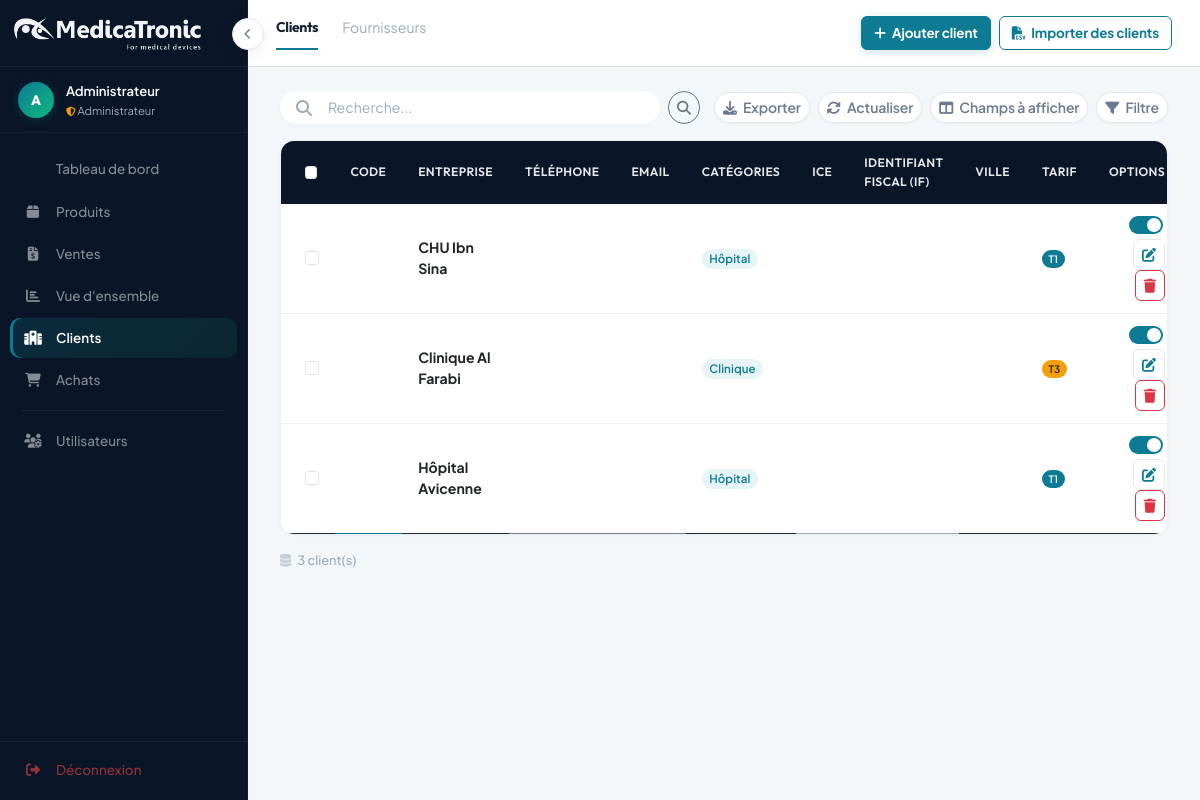
The page /clients (signed in) on the database its author committed.
### tables this page shows
CREATE TABLE clients (
    id   INTEGER PRIMARY KEY AUTOINCREMENT,
    nom  TEXT NOT NULL,
    type TEXT DEFAULT 'Hôpital'
, adresse TEXT, ville TEXT, telephone TEXT, email TEXT, code_client TEXT, ice TEXT, identifiant_fiscal TEXT, code_postal TEXT, region TEXT, pays TEXT DEFAULT "Maroc", gsm TEXT, contact TEXT, tarification TEXT DEFAULT "T1", categorie_client TEXT, latitude TEXT, longitude TEXT, adresse_facturation TEXT, ville_facturation TEXT, region_facturation TEXT, code_postal_facturation TEXT, pays_facturation TEXT, adresse_livraison TEXT, ville_livraison TEXT, region_livraison TEXT, code_postal_livraison TEXT, pays_livraison TEXT, actif INTEGER DEFAULT 1);

### app.py (the view)
@app.route('/clients')
@login_required
def clients_list():
    conn   = get_db_connection()
    search = request.args.get('search', '').strip()
    query  = 'SELECT * FROM clients WHERE (est_fournisseur IS NULL OR est_fournisseur = 0)'
    params = []
    if search:
        query += ' AND (nom LIKE ? OR code_client LIKE ? OR email LIKE ? OR telephone LIKE ? OR ville LIKE ? OR ice LIKE ?)'
        params = [f'%{search}%'] * 6
    query += ' ORDER BY nom'
    clients = conn.execute(query, params).fetchall()
    conn.close()
    return render_template('clients.html', clients=clients, search_query=search)

### app.py (called while the page is built)
def get_db_connection():
    conn = sqlite3.connect('database.db')
    conn.row_factory = sqlite3.Row
    conn.execute("PRAGMA foreign_keys = ON")
    return conn

def login_required(f):
    @functools.wraps(f)
    def decorated(*args, **kwargs):
        if 'user_id' not in session:
            return redirect(url_for('login', next=request.url))
        return f(*args, **kwargs)
    return decorated

### templates/clients.html (shortened to what this page needs)
<!DOCTYPE html>
<html lang="fr">
<head>
    <link href="https://cdn.jsdelivr.net/npm/bootstrap@5.3.0/dist/css/bootstrap.min.css" rel="stylesheet">
    <link rel="stylesheet" href="https://cdnjs.cloudflare.com/ajax/libs/font-awesome/6.4.0/css/all.min.css">
    <link rel="stylesheet" href="{{ url_for('static', filename='style.css') }}">
</head>
<body>
{% include '_sidebar.html' %}
<div class="main-content">
    <div class="bg-white border-bottom px-4 pt-3">
        <div class="d-flex justify-content-between align-items-center mb-3">
            <div class="d-flex gap-4 ms-1">
                <a href="{{ url_for('clients_list') }}" class="text-decoration-none fw-bold heading" style="color:var(--text); border-bottom:2px solid var(--primary); padding-bottom:10px; font-size:0.88rem;">Clients</a>
                <a href="{{ url_for('fournisseurs_list') }}" class="text-decoration-none" style="color:var(--text-tertiary); padding-bottom:10px; font-size:0.88rem;">Fournisseurs</a>
            </div>
            <div class="d-flex gap-2 pe-1">
                <a href="{{ url_for('new_client') }}" class="btn btn-info text-white fw-bold" style="font-size:0.84rem; border-radius:var(--radius-sm);">
                    <i class="fas fa-plus me-1"></i> Ajouter client
                </a>
                <button class="btn btn-outline-info fw-bold" style="font-size:0.84rem; border-radius:var(--radius-sm);" data-bs-toggle="modal" data-bs-target="#importModal">
                    <i class="fas fa-file-csv me-1"></i> Importer des clients
                </button>
            </div>
        </div>
    </div>
    <div class="content-padding">
        <div class="d-flex justify-content-between align-items-center mb-3 animate-in">
            <form action="{{ url_for('clients_list') }}" method="GET" class="d-flex gap-2">
                <div class="position-relative" style="width:380px;">
                    <span class="position-absolute top-50 start-0 translate-middle-y ms-3" style="color:var(--text-tertiary);">
                        <i class="fas fa-search"></i>
                    </span>
                    <input type="text" name="search"
                           class="form-control ps-5"
                           style="border:none; background:var(--surface); box-shadow:var(--shadow-sm); border-radius:var(--radius-full); font-size:0.88rem;"
                           placeholder="Recherche..."
                           value="{{ search_query or '' }}">
                </div>
                <button type="submit" class="btn btn-outline-secondary btn-sm" style="border-radius:var(--radius-full);">
                    <i class="fas fa-search"></i>
                </button>
            </form>
            <div class="d-flex gap-2 align-items-center">
                <button class="btn btn-white btn-sm" style="border-radius:var(--radius-full);"><i class="fas fa-download me-1"></i> Exporter</button>
                <button class="btn btn-white btn-sm" style="border-radius:var(--radius-full);"><i class="fas fa-sync-alt me-1"></i> Actualiser</button>
                <button class="btn btn-white btn-sm" style="border-radius:var(--radius-full);"><i class="fas fa-columns me-1"></i> Champs &agrave; afficher</button>
                <button class="btn btn-white btn-sm" style="border-radius:var(--radius-full);"><i class="fas fa-filter me-1"></i> Filtre</button>
            </div>
        </div>
        <div class="table-container">
            <table class="table align-middle mb-0 table-hover">
                <thead>
                    <tr>
                        <th class="ps-4" style="width:40px;"><input type="checkbox" class="form-check-input"></th>
                        <th>Code</th>
                        <th>Entreprise</th>
                        <th>T&eacute;l&eacute;phone</th>
                        <th>Email</th>
                        <th>Cat&eacute;gories</th>
                        <th>ICE</th>
                        <th>Identifiant fiscal (IF)</th>
                        <th>Ville</th>
                        <th>Tarif</th>
                        <th class="text-end pe-4">Options</th>
                    </tr>
                </thead>
                <tbody>
                    {% for cl in clients %}
                    <tr class="cursor-pointer" data-href="{{ url_for('client_detail', id=cl.id) }}">
                        <td class="ps-4" onclick="event.stopPropagation()">
                            <input type="checkbox" class="form-check-input">
                        </td>
                        <td style="font-weight:600; color:var(--primary); font-size:0.84rem;">{{ cl.code_client or '' }}</td>
                        <td class="fw-bold" style="font-size:0.88rem;">{{ cl.nom }}</td>
                        <td style="font-size:0.84rem; color:var(--text-secondary);">{{ cl.telephone or '' }}</td>
                        <td style="font-size:0.84rem; color:var(--text-secondary);">{{ cl.email or '' }}</td>
                        <td>
                            {% if cl.type %}
                            <span class="badge" style="background:var(--info-light); color:var(--primary); font-size:0.72rem;">{{ cl.type }}</span>
                            {% endif %}
                        </td>
                        <td style="font-size:0.82rem; color:var(--text-tertiary);">{{ cl.ice or '' }}</td>
                        <td style="font-size:0.82rem; color:var(--text-tertiary);">{{ cl.identifiant_fiscal or '' }}</td>
                        <td style="font-size:0.84rem;">{{ cl.ville or '' }}</td>
                        <td>
                            {% set t = cl.tarification or 'T1' %}
                            {% if t == 'T1' %}
                            <span class="badge" style="background:var(--primary); color:white;">T1</span>
                            {% elif t == 'T2' %}
                            <span class="badge bg-success">T2</span>
                            {% elif t == 'T3' %}
                            <span class="badge bg-warning text-dark">T3</span>
                            {% endif %}
                        </td>
                        <td class="text-end pe-4" onclick="event.stopPropagation()">
                            <form action="{{ url_for('toggle_client', id=cl.id) }}" method="POST" class="d-inline">
                                <button type="submit" class="btn btn-sm p-0 border-0" style="width:38px;" title="{{ 'D\u00e9sactiver' if cl.actif else 'Activer' }}">
                                    {% if cl.actif %}
                                    <span style="display:inline-block; width:34px; height:18px; background:var(--primary); border-radius:10px; position:relative;">
                                        <span style="position:absolute; right:2px; top:2px; width:14px; height:14px; background:white; border-radius:50%;"></span>
                                    </span>
                                    {% else %}
                                    <span style="display:inline-block; width:34px; height:18px; background:var(--border); border-radius:10px; position:relative;">
                                        <span style="position:absolute; left:2px; top:2px; width:14px; height:14px; background:white; border-radius:50%;"></span>
                                    </span>
                                    {% endif %}
                                </button>
                            </form>
                            <a href="{{ url_for('client_detail', id=cl.id) }}" class="btn btn-sm btn-outline-primary ms-1" style="border-radius:var(--radius-sm); border-color:var(--border); color:var(--primary);" title="&Eacute;diter">
                                <i class="fas fa-edit"></i>
                            </a>
                            <form action="{{ url_for('delete_client', id=cl.id) }}" method="POST" class="d-inline">
                                <button type="submit" class="btn btn-sm btn-outline-danger ms-1" style="border-radius:var(--radius-sm);" onclick="return confirm('Supprimer ce client ?')">
                                    <i class="fas fa-trash"></i>
                                </button>
                            </form>
                        </td>
                    </tr>
                    {% endfor %}
                </tbody>
            </table>
        </div>
        <div class="mt-3" style="color:var(--text-tertiary); font-size:0.8rem; font-weight:500;">
            <i class="fas fa-database me-1" style="opacity:0.5;"></i>
            {{ clients | length }} client(s)
        </div>
    </div>
</div>
</body>
</html>

### static/style.css (style rules this page uses)
:root { --sidebar-w: 248px; --sidebar-collapsed: 68px; --primary: #0C7B93; --primary-dark: #064E5C; --primary-light: #E6F4F7; --primary-glow: rgba(12, 123, 147, 0.15); --accent: #10B981; --accent-light: #D1FAE5; --sidebar-bg: #0A1628; --sidebar-hover: rgba(255,255,255,0.06); --sidebar-border: rgba(255,255,255,0.06); --bg: #F4F7FA; --surface: #FFFFFF; --surface-raised: #FFFFFF; --surface-hover: #F8FAFB; --text: #1A2332; --text-secondary: #6B7A90; --text-tertiary: #9CAABB; --text-inverse: #FFFFFF; --border: #E3E8EF; --border-light: #EFF2F5; --shadow-sm: 0 1px 3px rgba(10,22,40,0.04), 0 1px 2px rgba(10,22,40,0.02); --shadow-md: 0 4px 16px rgba(10,22,40,0.06), 0 1px 4px rgba(10,22,40,0.04); --shadow-lg: 0 12px 40px rgba(10,22,40,0.08), 0 4px 12px rgba(10,22,40,0.04); --shadow-xl: 0 20px 60px rgba(10,22,40,0.12); --shadow-glow: 0 0 0 3px var(--primary-glow); --danger: #EF4444; --danger-light: #FEF2F2; --warning: #F59E0B; --warning-light: #FFFBEB; --success: #10B981; --success-light: #ECFDF5; --info: #0C7B93; --info-light: #E6F4F7; --radius-sm: 6px; --radius-md: 10px; --radius-lg: 14px; --radius-xl: 20px; --radius-full: 9999px; --ease: cubic-bezier(0.4, 0, 0.2, 1); --ease-spring: cubic-bezier(0.34, 1.56, 0.64, 1); --duration: 0.25s; --duration-slow: 0.4s; }
*, *::before, *::after { box-sizing: border-box; }
body { background: var(--bg); font-family: 'Plus Jakarta Sans', -apple-system, BlinkMacSystemFont, 'Segoe UI', sans-serif; color: var(--text); margin: 0; display: flex; min-height: 100vh; overflow-x: hidden; -webkit-font-smoothing: antialiased; -moz-osx-font-smoothing: grayscale; }
h1, h2, h3, h4, h5, h6, .heading { font-family: 'Outfit', -apple-system, sans-serif; font-weight: 700; letter-spacing: -0.025em; }
.animate-in { animation: fadeInUp 0.5s var(--ease) both; }
.main-content { flex: 1; margin-left: var(--sidebar-w); width: calc(100% - var(--sidebar-w)); min-height: 100vh; background: var(--bg); transition: margin-left var(--duration) var(--ease), width var(--duration) var(--ease); }
.bg-white.border-bottom { position: sticky; top: 0; z-index: 900; backdrop-filter: blur(12px); background: rgba(255,255,255,0.92) !important; }
.content-padding { padding: 24px 32px; }
.table-container { background: var(--surface); border-radius: var(--radius-lg); overflow: hidden; margin-top: 10px; border: 1px solid var(--border-light); box-shadow: var(--shadow-sm); animation: fadeInUp 0.5s var(--ease) both; animation-delay: 0.15s; }
.table-container thead th { background-color: var(--sidebar-bg) !important; color: rgba(255,255,255,0.9) !important; font-family: 'Outfit', sans-serif; font-size: 0.76rem; font-weight: 600; padding: 13px 16px; border: none; vertical-align: middle; letter-spacing: 0.03em; text-transform: uppercase; }
.table-container tbody tr { transition: all var(--duration) var(--ease); border-bottom: 1px solid var(--border-light); }
.table-container tbody tr:last-child { border-bottom: none; }
.table-container tbody td { padding: 12px 16px; font-size: 0.85rem; vertical-align: middle; }
.btn { font-family: 'Plus Jakarta Sans', sans-serif; font-weight: 600; border-radius: var(--radius-sm); transition: all var(--duration) var(--ease); letter-spacing: -0.01em; position: relative; overflow: hidden; }
.btn-info { background-color: var(--primary) !important; border-color: var(--primary) !important; color: var(--text-inverse) !important; box-shadow: 0 2px 8px rgba(12, 123, 147, 0.2); }
.btn-outline-info { color: var(--primary) !important; border-color: var(--primary) !important; }
.btn-white { background: var(--surface); border: 1px solid var(--border); color: var(--text-secondary); box-shadow: var(--shadow-sm); }
.cursor-pointer { cursor: pointer; }
.form-control, .form-select { border: 1px solid var(--border); border-radius: var(--radius-sm); font-family: 'Plus Jakarta Sans', sans-serif; font-size: 0.88rem; transition: all var(--duration) var(--ease); color: var(--text); }
.form-control::placeholder { color: var(--text-tertiary); }
.badge { font-family: 'Plus Jakarta Sans', sans-serif; font-weight: 600; letter-spacing: 0.01em; border-radius: var(--radius-full); }
.badge.bg-warning { background-color: var(--warning) !important; }

### rows shown on the page
clients: nom "CHU Ibn Sina", type "Hôpital", tarification "T1", actif 1 (drawn)
clients: nom "Clinique Al Farabi", type "Clinique", tarification "T3", actif 1 (drawn)
clients: nom "Hôpital Avicenne", type "Hôpital", tarification "T1", actif 1 (drawn)

### other values the page prints
{{ session.get('nom', session.get('username', '?'))[0]|upper }} "A"
{{ session.get('nom', session.get('username', '')) }} "Administrateur"
{{ clients | length }} "3"
